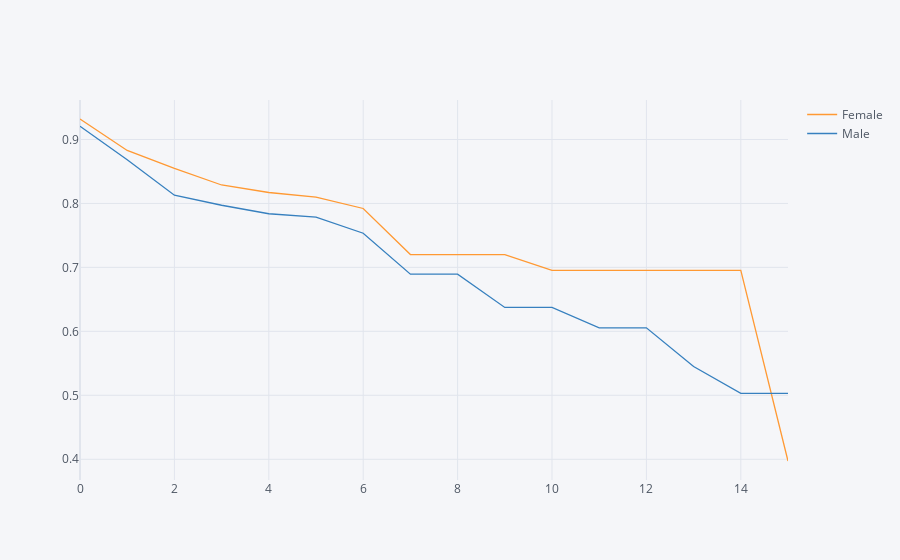

Source (notebook cell):
### Markdown cell above
## 3. Let's look at retention rate by gender from a third perspective - the number of years since the employee's last promotion. Generate and plot a survival curve showing this.

### Code cell
survival(data, 'Gender', 'YearsSinceLastPromotion', 'Attrition').iplot()

### Figure 1 — Plotly figure (JSON) as saved in the notebook; plotly's stock layout.template omitted (floating-point values rounded to 4 significant figures)
{"data": [{"line": {"color": "rgba(255, 153, 51, 1.0)", "dash": "solid", "shape": "linear", "width": 1.3}, "mode": "lines", "name": "Female", "text": "", "type": "scatter", "x": [0, 1, 2, 3, 4, 5, 6, 7, 8, 9, 10, 11, 12, 13, 14, 15], "y": [0.932, 0.8828, 0.8547, 0.8288, 0.817, 0.8099, 0.7921, 0.7201, 0.7201, 0.7201, 0.6952, 0.6952, 0.6952, 0.6952, 0.6952, 0.3973]}, {"line": {"color": "rgba(55, 128, 191, 1.0)", "dash": "solid", "shape": "linear", "width": 1.3}, "mode": "lines", "name": "Male", "text": "", "type": "scatter", "x": [0, 1, 2, 3, 4, 5, 6, 7, 8, 9, 10, 11, 12, 13, 14, 15], "y": [0.9206, 0.8684, 0.8128, 0.7971, 0.7838, 0.7785, 0.7534, 0.6894, 0.6894, 0.6374, 0.6374, 0.6055, 0.6055, 0.5449, 0.503, 0.503]}], "layout": {"legend": {"bgcolor": "#F5F6F9", "font": {"color": "#4D5663"}}, "paper_bgcolor": "#F5F6F9", "plot_bgcolor": "#F5F6F9", "title": {"font": {"color": "#4D5663"}}, "xaxis": {"gridcolor": "#E1E5ED", "showgrid": true, "tickfont": {"color": "#4D5663"}, "title": {"font": {"color": "#4D5663"}, "text": ""}, "zerolinecolor": "#E1E5ED"}, "yaxis": {"gridcolor": "#E1E5ED", "showgrid": true, "tickfont": {"color": "#4D5663"}, "title": {"font": {"color": "#4D5663"}, "text": ""}, "zerolinecolor": "#E1E5ED"}}}
